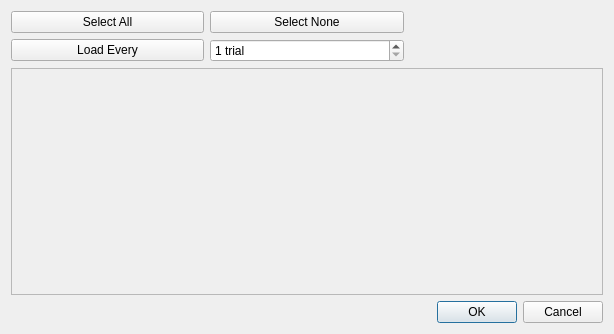
<?xml version="1.0" encoding="UTF-8"?>
<ui version="4.0">
 <class>LoadingProgressDialog</class>
 <widget class="QDialog" name="LoadingProgressDialog">
  <property name="windowModality">
   <enum>Qt::NonModal</enum>
  </property>
  <property name="enabled">
   <bool>true</bool>
  </property>
  <property name="geometry">
   <rect>
    <x>0</x>
    <y>0</y>
    <width>614</width>
    <height>334</height>
   </rect>
  </property>
  <property name="windowTitle">
   <string>Opening Files</string>
  </property>
  <property name="modal">
   <bool>false</bool>
  </property>
  <layout class="QGridLayout" name="gridlayout_2">
   <item row="5" column="0" colspan="3">
    <widget class="QDialogButtonBox" name="buttonBox">
     <property name="standardButtons">
      <set>QDialogButtonBox::Cancel|QDialogButtonBox::Ok</set>
     </property>
    </widget>
   </item>
   <item row="0" column="1">
    <widget class="QPushButton" name="skipButton">
     <property name="text">
      <string>Select None</string>
     </property>
    </widget>
   </item>
   <item row="0" column="0">
    <widget class="QPushButton" name="loadAll">
     <property name="text">
      <string>Select All</string>
     </property>
    </widget>
   </item>
   <item row="1" column="0">
    <widget class="QPushButton" name="loadFreqButton">
     <property name="text">
      <string>Load Every</string>
     </property>
    </widget>
   </item>
   <item row="1" column="1">
    <widget class="OrdinalSpinBox" name="trialSpinBox">
     <property name="suffix">
      <string> trial</string>
     </property>
     <property name="minimum">
      <number>1</number>
     </property>
     <property name="maximum">
      <number>200</number>
     </property>
    </widget>
   </item>
   <item row="2" column="0" colspan="3">
    <widget class="QScrollArea" name="scrollArea">
     <property name="widgetResizable">
      <bool>true</bool>
     </property>
     <widget class="QWidget" name="checkBoxContents">
      <property name="geometry">
       <rect>
        <x>0</x>
        <y>0</y>
        <width>594</width>
        <height>231</height>
       </rect>
      </property>
      <layout class="QGridLayout" name="checkBoxLayout"/>
     </widget>
    </widget>
   </item>
  </layout>
 </widget>
 <customwidgets>
  <customwidget>
   <class>OrdinalSpinBox</class>
   <extends>QSpinBox</extends>
   <header>ordinalspinbox.h</header>
  </customwidget>
 </customwidgets>
 <resources/>
 <connections>
  <connection>
   <sender>buttonBox</sender>
   <signal>accepted()</signal>
   <receiver>LoadingProgressDialog</receiver>
   <slot>accept()</slot>
   <hints>
    <hint type="sourcelabel">
     <x>306</x>
     <y>313</y>
    </hint>
    <hint type="destinationlabel">
     <x>306</x>
     <y>166</y>
    </hint>
   </hints>
  </connection>
  <connection>
   <sender>buttonBox</sender>
   <signal>rejected()</signal>
   <receiver>LoadingProgressDialog</receiver>
   <slot>reject()</slot>
   <hints>
    <hint type="sourcelabel">
     <x>306</x>
     <y>313</y>
    </hint>
    <hint type="destinationlabel">
     <x>306</x>
     <y>166</y>
    </hint>
   </hints>
  </connection>
 </connections>
</ui>
